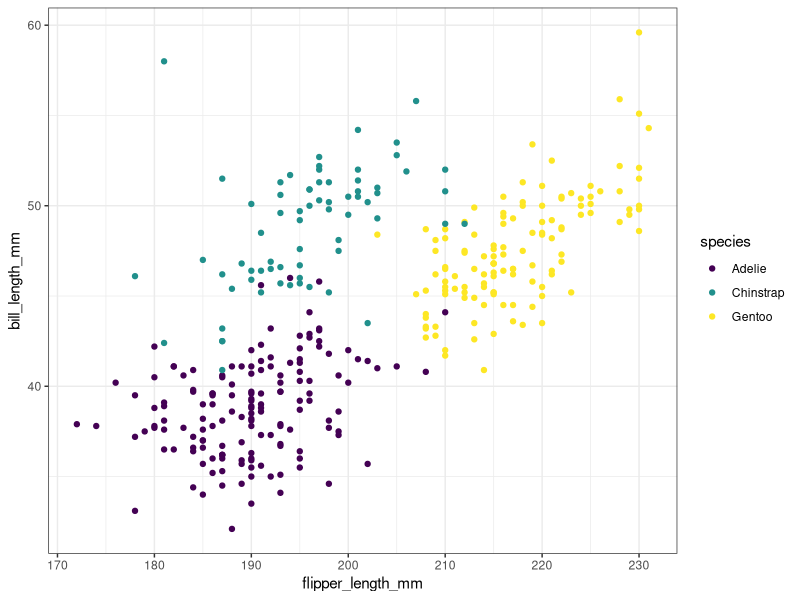
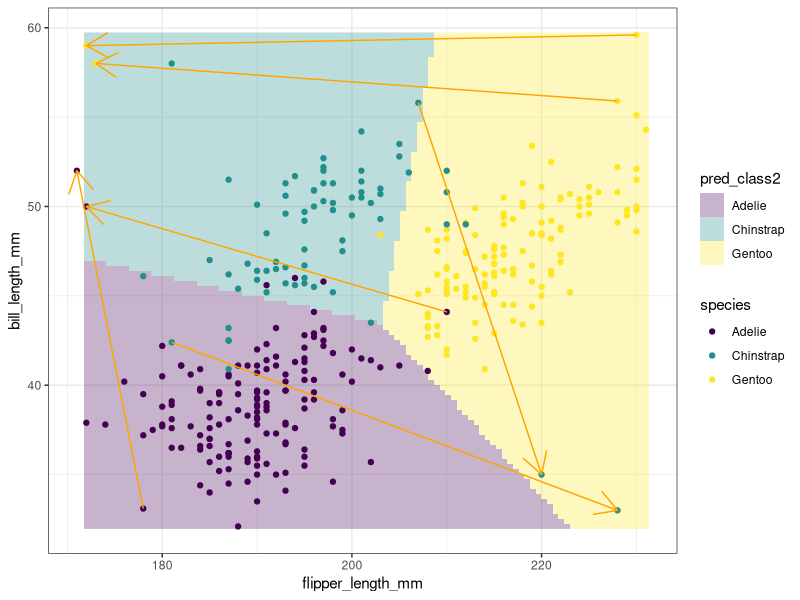

These charts were generated, in order, by the following R code:
## ---- chunk 1
library(MASS)
library(tidyverse)
theme_set(theme_bw())
data("penguins", package = "palmerpenguins")
penguins <- penguins |> 
  dplyr::select(species, bill_length_mm, flipper_length_mm)
## ---- chunk 2
ggplot(penguins, aes(flipper_length_mm, bill_length_mm)) +
  geom_point(aes(colour = species)) +
  scale_colour_viridis_d()
## ---- chunk 3

# some code

## ---- chunk 4

# some code

## ---- chunk 5
extras <- tribble(
    ~ flipper_length_mm, ~ bill_length_mm, ~ species,
    172, 59, "Gentoo",
    173, 58, "Gentoo",
    171, 52, "Adelie",
    172, 50, "Adelie",
    220, 35, "Chinstrap",
    228, 33, "Chinstrap"
)
penguins_extra <- bind_rows(penguins, extras)
dump <- c(186, 254, 99, 130, 340, 297)
penguins_replaced <- penguins_extra[-dump, ]
ldaobj2 <- lda(species ~ ., data = penguins_replaced)
fine_grid <- map(penguins[, -1], ~ range(.x, na.rm = TRUE)) |>
  map(~ seq(.x[1], .x[2], length.out = 100))
fine_grid <- expand_grid(!!!fine_grid)
fine_grid$pred_class2 <- predict(ldaobj2, newdata = fine_grid)$class


ggplot(penguins_extra, aes(flipper_length_mm, bill_length_mm)) +
  geom_raster(data = fine_grid, aes(fill = pred_class2), alpha = .3) +
  geom_point(aes(colour = species)) +
  scale_colour_viridis_d() +
  scale_fill_viridis_d() +
  annotate(
    geom = "segment",  
    arrow = arrow(),
    color = "orange",
    x = penguins_extra$flipper_length_mm[dump], 
    y = penguins_extra$bill_length_mm[dump],
    xend = extras$flipper_length_mm, 
    yend = extras$bill_length_mm)
